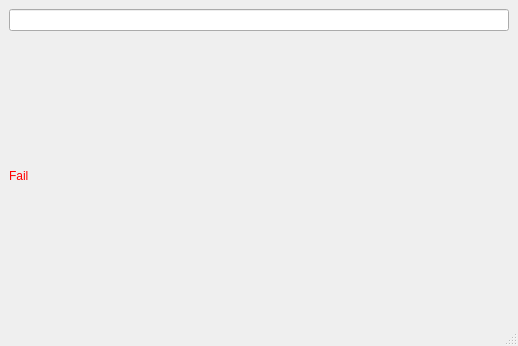
<?xml version="1.0" encoding="UTF-8"?>
<ui version="4.0">
 <class>MainWindow</class>
 <widget class="QMainWindow" name="MainWindow">
  <property name="geometry">
   <rect>
    <x>0</x>
    <y>0</y>
    <width>518</width>
    <height>346</height>
   </rect>
  </property>
  <property name="windowTitle">
   <string>MainWindow</string>
  </property>
  <widget class="QWidget" name="centralwidget">
   <layout class="QGridLayout" name="gridLayout">
    <item row="0" column="0">
     <layout class="QVBoxLayout" name="verticalLayout">
      <item>
       <widget class="QLineEdit" name="lineEdit"/>
      </item>
      <item>
       <widget class="QLabel" name="label">
        <property name="sizePolicy">
         <sizepolicy hsizetype="Expanding" vsizetype="Expanding">
          <horstretch>0</horstretch>
          <verstretch>0</verstretch>
         </sizepolicy>
        </property>
        <property name="styleSheet">
         <string notr="true">color: red;</string>
        </property>
        <property name="text">
         <string>Fail</string>
        </property>
       </widget>
      </item>
     </layout>
    </item>
   </layout>
  </widget>
  <widget class="QStatusBar" name="statusbar"/>
 </widget>
 <resources/>
 <connections/>
</ui>
